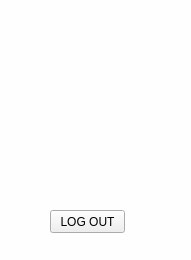
<?xml version="1.0" encoding="UTF-8"?>
<ui version="4.0">
 <class>Form</class>
 <widget class="QWidget" name="Form">
  <property name="geometry">
   <rect>
    <x>0</x>
    <y>0</y>
    <width>191</width>
    <height>260</height>
   </rect>
  </property>
  <property name="windowTitle">
   <string>Form</string>
  </property>
  <property name="styleSheet">
   <string notr="true">#widget
{
 background-color: #fefeff;
}</string>
  </property>
  <layout class="QHBoxLayout" name="horizontalLayout">
   <property name="spacing">
    <number>0</number>
   </property>
   <property name="leftMargin">
    <number>0</number>
   </property>
   <property name="topMargin">
    <number>0</number>
   </property>
   <property name="rightMargin">
    <number>0</number>
   </property>
   <property name="bottomMargin">
    <number>0</number>
   </property>
   <item>
    <widget class="QWidget" name="widget" native="true">
     <layout class="QVBoxLayout" name="verticalLayout">
      <property name="spacing">
       <number>0</number>
      </property>
      <property name="leftMargin">
       <number>0</number>
      </property>
      <property name="topMargin">
       <number>0</number>
      </property>
      <property name="rightMargin">
       <number>0</number>
      </property>
      <property name="bottomMargin">
       <number>0</number>
      </property>
      <item>
       <widget class="QWidget" name="widget_2" native="true">
        <widget class="QLabel" name="label">
         <property name="geometry">
          <rect>
           <x>70</x>
           <y>10</y>
           <width>47</width>
           <height>41</height>
          </rect>
         </property>
         <property name="text">
          <string/>
         </property>
         <property name="pixmap">
          <pixmap resource="resources.qrc">:/blueIcons/icons/blue/user.svg</pixmap>
         </property>
        </widget>
        <widget class="QLabel" name="fname">
         <property name="geometry">
          <rect>
           <x>20</x>
           <y>70</y>
           <width>131</width>
           <height>20</height>
          </rect>
         </property>
         <property name="text">
          <string/>
         </property>
        </widget>
       </widget>
      </item>
      <item>
       <widget class="QWidget" name="widget_3" native="true">
        <widget class="QPushButton" name="back_h">
         <property name="geometry">
          <rect>
           <x>50</x>
           <y>80</y>
           <width>75</width>
           <height>23</height>
          </rect>
         </property>
         <property name="text">
          <string>LOG OUT</string>
         </property>
         <property name="iconSize">
          <size>
           <width>32</width>
           <height>32</height>
          </size>
         </property>
        </widget>
       </widget>
      </item>
     </layout>
    </widget>
   </item>
  </layout>
 </widget>
 <resources>
  <include location="resources.qrc"/>
 </resources>
 <connections/>
</ui>
